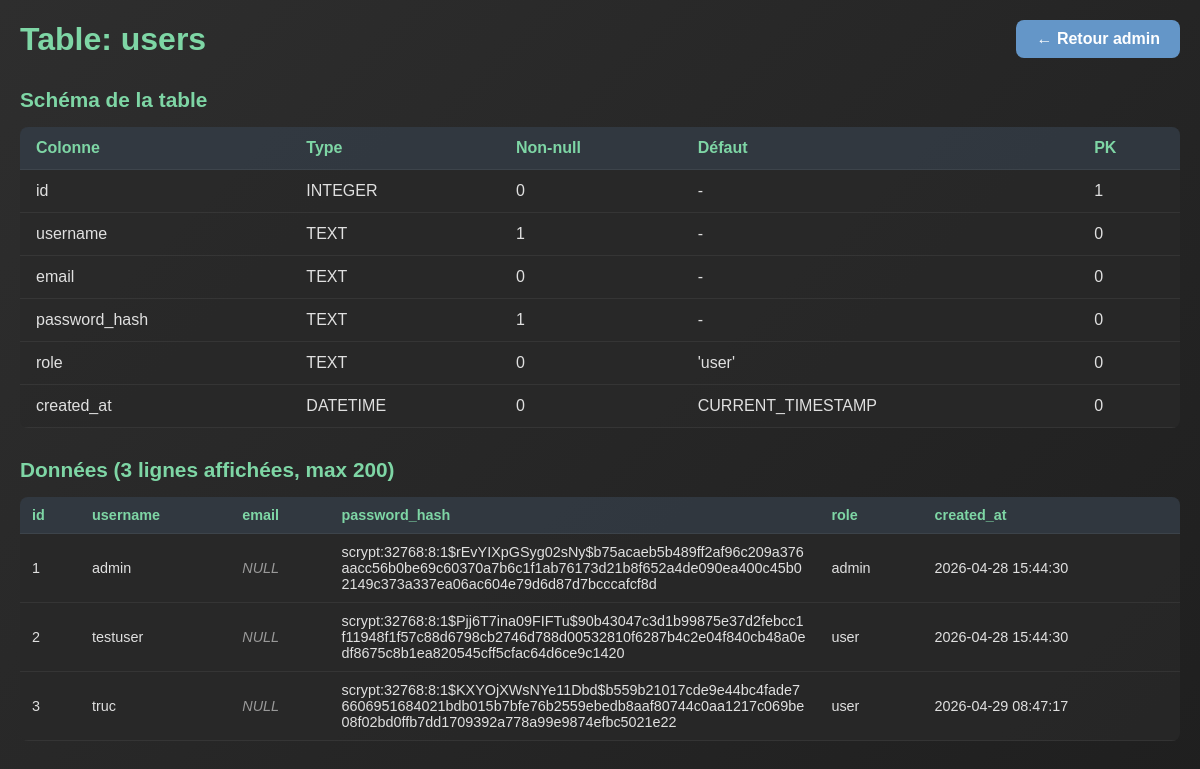
Page /admin/table/users (signed in) on the committed database.
### tables this page shows
CREATE TABLE users (
        id INTEGER PRIMARY KEY AUTOINCREMENT,
        username TEXT NOT NULL UNIQUE,
        email TEXT,
        password_hash TEXT NOT NULL,
        role TEXT DEFAULT 'user',
        created_at DATETIME DEFAULT CURRENT_TIMESTAMP
    );

### app.py (the view)
@app.route('/admin/table/<table_name>')
@admin_required
def admin_table(table_name):
    conn = get_db_connection()
    cursor = conn.cursor()
    tables = cursor.execute("SELECT name FROM sqlite_master WHERE type='table' AND name = ?", (table_name,)).fetchall()
    if not tables:
        flash('Table introuvable', 'error')
        conn.close()
        return redirect(url_for('admin'))
    schema = cursor.execute(f"PRAGMA table_info({table_name})").fetchall()
    data = cursor.execute(f"SELECT * FROM {table_name} LIMIT 200").fetchall()
    conn.close()
    return render_template('admin_table.html',
                         table_name=table_name,
                         schema=schema,
                         data=data)

### app.py (called while the page is built, shortened)
def get_db_connection():
    conn = sqlite3.connect(DB_NAME)
    conn.row_factory = sqlite3.Row
    return conn

def get_user_by_username(username):
    conn = get_db_connection()
    user = conn.execute('SELECT * FROM users WHERE username = ?', (username,)).fetchone()
    conn.close()
    return user

def get_current_user():
    if session.get('user_id'):
        user = get_user_by_username(session.get('username', ''))
        return user
    return None

def admin_required(func):
    from functools import wraps
    @wraps(func)
    def decorated_function(*args, **kwargs):
        user = get_current_user()
        if not user or user['role'] != 'admin':
            flash('Accès réservé aux administrateurs', 'error')
            return redirect(url_for('home'))
        return func(*args, **kwargs)
    return decorated_function

@app.context_processor
def inject_current_user():
    return {'current_user': get_current_user()}

@app.before_request
def start_weather_updates():
    global weather_thread_started

### templates/admin_table.html (shortened to what this page needs)
<!DOCTYPE html>
<html lang="fr">
<head>
</head>
<body>
    <div class="conteneur">
        <div class="header">
            <h1>Table: {{ table_name }}</h1>
            <a href="/admin" class="back-btn">← Retour admin</a>
        </div>
        <div class="schema-section">
            <h2>Schéma de la table</h2>
            <table class="schema-table">
                <thead>
                    <tr>
                        <th>Colonne</th>
                        <th>Type</th>
                        <th>Non-null</th>
                        <th>Défaut</th>
                        <th>PK</th>
                    </tr>
                </thead>
                <tbody>
                    {% for col in schema %}
                        <tr>
                            <td>{{ col['name'] }}</td>
                            <td>{{ col['type'] }}</td>
                            <td>{{ col['notnull'] }}</td>
                            <td>{{ col['dflt_value'] or '-' }}</td>
                            <td>{{ col['pk'] }}</td>
                        </tr>
                    {% endfor %}
                </tbody>
            </table>
        </div>
        <div class="data-section">
            <h2>Données ({{ data | length }} lignes affichées, max 200)</h2>
            <div class="scroll-x">
                <table class="data-table">
                    <thead>
                        <tr>
                            {% for col in schema %}
                                <th>{{ col['name'] }}</th>
                            {% endfor %}
                        </tr>
                    </thead>
                    <tbody>
                        {% for row in data %}
                            <tr>
                                {% for col in schema %}
                                    <td>
                                        {% if row[col['name']] is none %}
                                            <span class="null-value">NULL</span>
                                        {% else %}
                                            {{ row[col['name']] }}
                                        {% endif %}
                                    </td>
                                {% endfor %}
                            </tr>
                        {% endfor %}
                    </tbody>
                </table>
            </div>
        </div>
    </div>
</body>
</html>

### templates/admin_table.html (style rules this page uses)
* { margin: 0; padding: 0; box-sizing: border-box; }
html, body { width: 100%; height: 100%; font-family: 'Quicksand', sans-serif; background: linear-gradient(135deg, #2e2e2e, #1f1f1f); color: #e0e0e0; }
body { padding: 20px; }
.conteneur { max-width: 1200px; margin: 0 auto; }
.header { display: flex; justify-content: space-between; align-items: center; margin-bottom: 30px; }
h1 { font-size: 2rem; color: #7ed6a5; }
a.back-btn { padding: 10px 20px; background: #6496c8; color: white; text-decoration: none; border-radius: 8px; font-weight: 600; transition: 0.3s; }
.schema-section { margin-bottom: 30px; }
.schema-section h2 { font-size: 1.3rem; margin-bottom: 15px; color: #7ed6a5; }
.schema-table { width: 100%; border-collapse: collapse; background: rgba(40, 40, 40, 0.8); border-radius: 8px; overflow: hidden; }
.schema-table th, .schema-table td { padding: 12px 16px; text-align: left; border-bottom: 1px solid rgba(255, 255, 255, 0.06); }
.schema-table th { background: rgba(100, 150, 200, 0.15); font-weight: 600; color: #7ed6a5; }
.data-section { margin-bottom: 20px; }
.data-section h2 { font-size: 1.3rem; margin-bottom: 15px; color: #7ed6a5; }
.data-table { width: 100%; border-collapse: collapse; background: rgba(40, 40, 40, 0.8); border-radius: 8px; overflow: hidden; font-size: 0.9rem; }
.data-table th, .data-table td { padding: 10px 12px; text-align: left; border-bottom: 1px solid rgba(255, 255, 255, 0.06); max-width: 300px; word-break: break-word; }
.data-table th { background: rgba(100, 150, 200, 0.15); font-weight: 600; color: #7ed6a5; }
.null-value { color: #999; font-style: italic; }
.scroll-x { overflow-x: auto; }

### rows in the picture
users: id "1" "admin" "scrypt:32768:8:1$rEvYIXpGSyg02sNy$b75acaeb5b489ff2af96c209a376aacc56b0be69c60370a7b6c1f1ab76173d21b8f652a4de090ea400c45b02149c373a337ea06ac604e79d6d87d7bcccafcf8d" "admin" "2026-04-28 15:44:30"
users: id "2" "testuser" "scrypt:32768:8:1$Pjj6T7ina09FIFTu$90b43047c3d1b99875e37d2febcc1f11948f1f57c88d6798cb2746d788d00532810f6287b4c2e04f840cb48a0edf8675c8b1ea820545cff5cfac64d6ce9c1420" "user" "2026-04-28 15:44:30"
users: id "3" "truc" "scrypt:32768:8:1$KXYOjXWsNYe11Dbd$b559b21017cde9e44bc4fade76606951684021bdb015b7bfe76b2559ebedb8aaf80744c0aa1217c069be08f02bd0ffb7dd1709392a778a99e9874efbc5021e22" "user" "2026-04-29 08:47:17"

### other values in the picture
{{ table_name }} "users"
{{ col['name'] }} "id" "username" "email" "password_hash" "role" "created_at"
{{ col['type'] }} "INTEGER" "TEXT" "TEXT" "TEXT" "TEXT" "DATETIME"
{{ col['notnull'] }} "0" "1" "0" "1" "0" "0"
{{ col['dflt_value'] or '-' }} "-" "-" "-" "-" "'user'" "CURRENT_TIMESTAMP"
{{ col['pk'] }} "1" "0" "0" "0" "0" "0"
{{ data | length }} "3"
